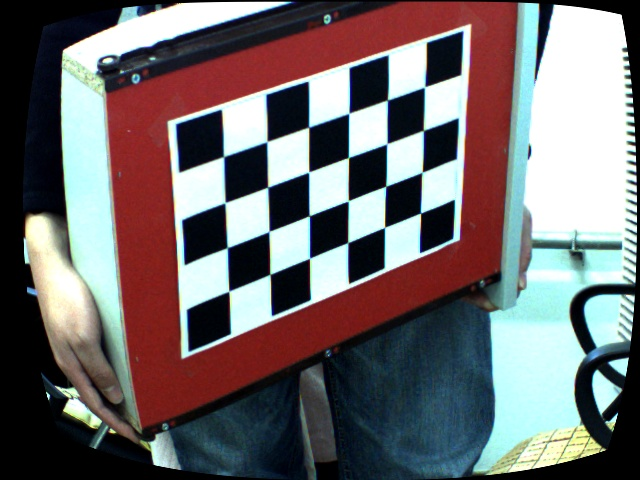
//> input picture cameraCalibration/1_d.jpg, 640 x 480 px
$ ./MyCameraCalibration   (built with g++ and OpenCV 4)
//> lines starting //> are read from the running program, lines starting //| are printed output that depends on the picture; after the words box and inside, x2 and y2 are one past the last pixel; in counts of white or black regions, pixels touching at a corner belong together
#include <opencv2/core.hpp>
#include <opencv2/imgproc.hpp>
#include<opencv2/imgcodecs.hpp>
#include <opencv2/highgui.hpp>
#include <opencv2/calib3d.hpp>
#include<iostream>
#include<fstream>

using namespace std;
using namespace cv;

int main()
{
    ifstream fin("img.txt");
    ofstream fout("result.txt");

    int img_count = 0;
    Size img_size;//图像尺寸
    Size board_size = Size(4, 6);//行列上的角点数量
    vector<Point2f> per_img_point;//每张图检测的角点数量
    vector<vector<Point2f> > img_point;

    string filename;
 //   int corner_count = -1;//角点数量
    cout<<"寻找角点"<<endl;

    while(getline(fin, filename))
    {
        cout<<filename<<endl;
        img_count++;
        Mat img = cv::imread(filename);
//> img is the input picture: 480 rows x 640 cols, CV_8UC3; mean B, G, R 108.4, 107, 111.8
        if(img.empty())
        {
            cout<<"can't read the image"<<endl;
            return -2;
        }
        //获取图像尺寸
        if (img_count==1)
        {
            img_size.width = img.cols;
//> img_size = Size(640, 0)
            img_size.height = img.rows;
//> img_size = Size(640, 480)
        }

        if(findChessboardCorners(img, board_size, per_img_point)==0)
        {
            cout<<"can not find corners"<<endl;
            return -1;
        }
        else
        {
            Mat img_gray;
            cvtColor(img, img_gray, CV_RGB2GRAY);//转换为灰度图来通过亚像素精确化寻找角点坐标
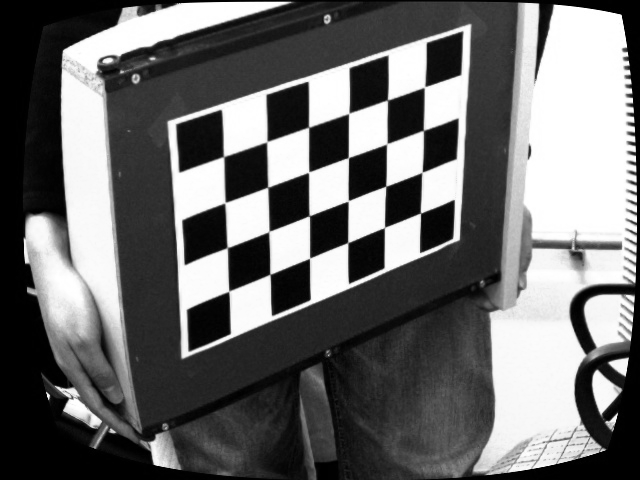
//> img_gray: 480 rows x 640 cols, CV_8UC1; min 0, max 255, mean 108
            find4QuadCornerSubpix(img_gray, per_img_point, Size(5, 5));
//> per_img_point = 24 Points (x, y), first 12: [425, 87.5], [424, 131], [422.5, 172.5], [421, 213.5], [388.2, 100.6], [387.4, 144.7], [386, 187], [385.2, 228.2], [349.5, 113.5], [349, 158], [348.6, 201.3], [347.7, 242.4]
            img_point.push_back(per_img_point);
//> img_point = 1 point lists

            //在图像显示角点位置
            drawChessboardCorners(img_gray, board_size, per_img_point, true);
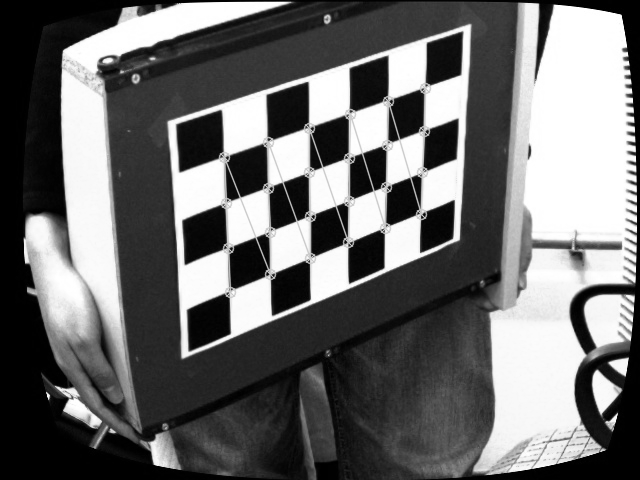
//> img_gray: 480 rows x 640 cols, CV_8UC1; 1.95% of pixels changed, all inside (x1, y1, x2, y2) = (218, 82, 432, 299)
//> (the run ends here: the program exits with an error code, at `return -2;`)

$ run again, with cameraCalibration/10_d.jpg copied over cameraCalibration/1_d.jpg
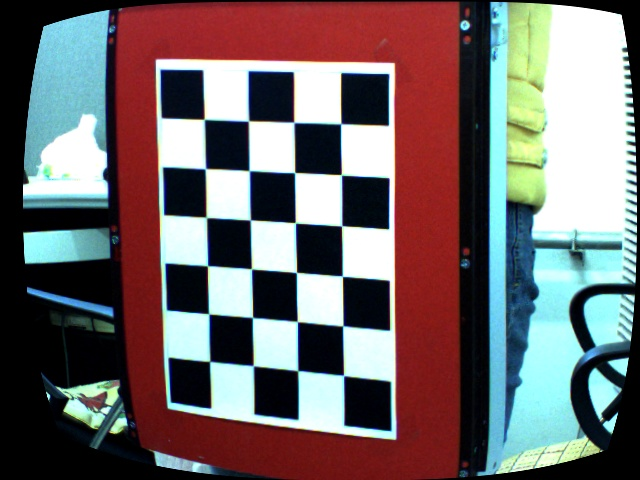
//> input picture cameraCalibration/10_d.jpg, 640 x 480 px
//> img is the input picture: 480 rows x 640 cols, CV_8UC3; mean B, G, R 106, 105.2, 112.8
//> `cvtColor(img, img_gray, CV_RGB2GRAY);`:
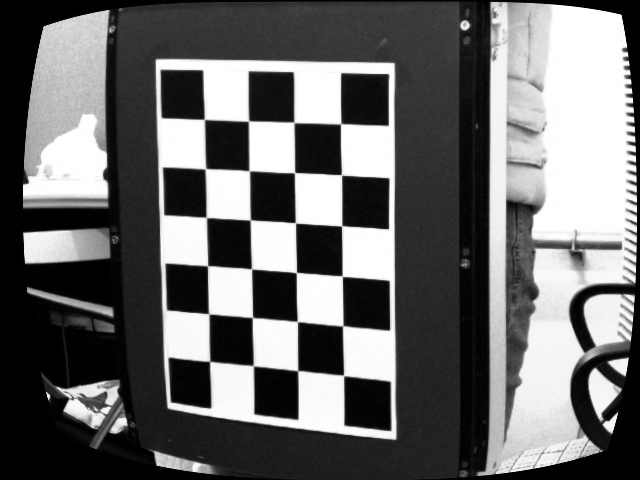
//> img_gray: 480 rows x 640 cols, CV_8UC1; min 0, max 255, mean 106.3
//> per_img_point = 24 Points (x, y), first 12: [204.2, 119.3], [248.7, 121.7], [294.3, 122.7], [340.8, 123.7], [206.7, 169.7], [250, 171], [295.5, 173.5], [341.5, 175.5], [206.2, 217.8], [251, 221], [295.5, 223.5], [342.3, 226.3]
//> img_point = 1 point lists
//> `drawChessboardCorners(img_gray, board_size, per_img_point, true);`:
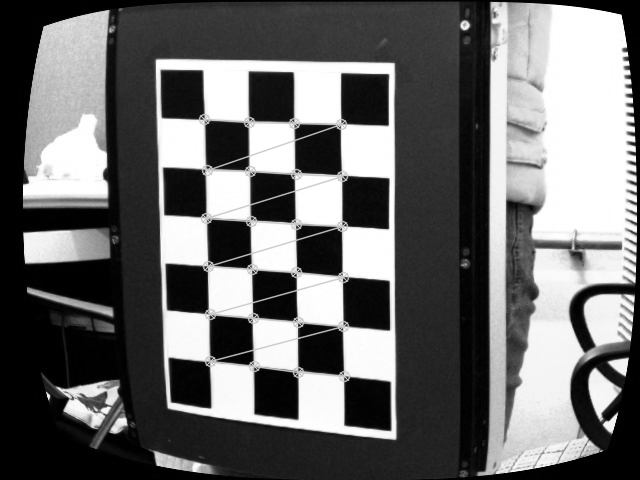
//> img_gray: 480 rows x 640 cols, CV_8UC1; 2.08% of pixels changed, all inside (x1, y1, x2, y2) = (198, 113, 351, 383)

$ run again, with cameraCalibration/11_d.jpg copied over cameraCalibration/1_d.jpg
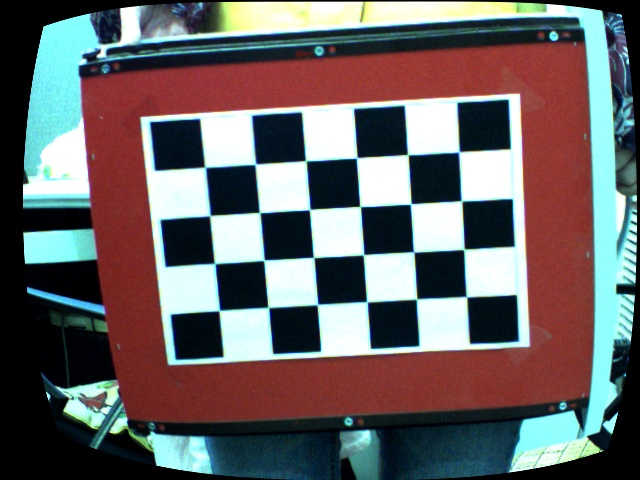
//> input picture cameraCalibration/11_d.jpg, 640 x 480 px
//> img is the input picture: 480 rows x 640 cols, CV_8UC3; mean B, G, R 102, 101.2, 104.6
//> `cvtColor(img, img_gray, CV_RGB2GRAY);`:
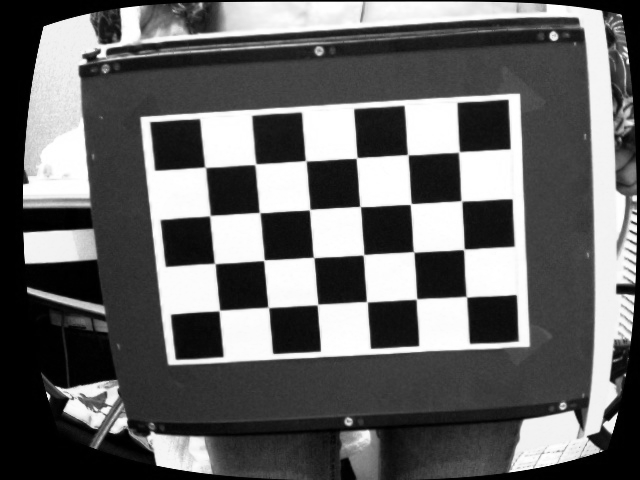
//> img_gray: 480 rows x 640 cols, CV_8UC1; min 0, max 255, mean 101.8
//> per_img_point = 24 Points (x, y), first 12: [459, 151.8], [462, 201.5], [464.8, 249.8], [466.6, 296.9], [407.7, 154.6], [411, 204.5], [414.3, 252.7], [417, 299.5], [357.3, 158.7], [360.8, 207.2], [364.3, 255.3], [367.5, 302.5]
//> img_point = 1 point lists
//> `drawChessboardCorners(img_gray, board_size, per_img_point, true);`:
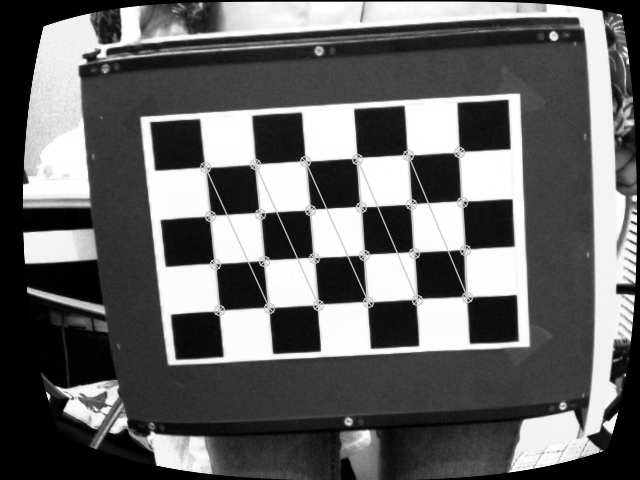
//> img_gray: 480 rows x 640 cols, CV_8UC1; 2.17% of pixels changed, all inside (x1, y1, x2, y2) = (199, 146, 474, 317)

$ run again, with cameraCalibration/12_d.jpg copied over cameraCalibration/1_d.jpg
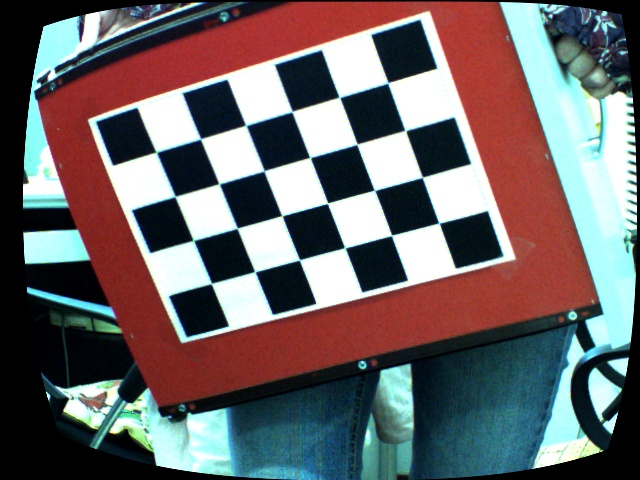
//> input picture cameraCalibration/12_d.jpg, 640 x 480 px
//> img is the input picture: 480 rows x 640 cols, CV_8UC3; mean B, G, R 103.7, 102.5, 108.1
//> `cvtColor(img, img_gray, CV_RGB2GRAY);`:
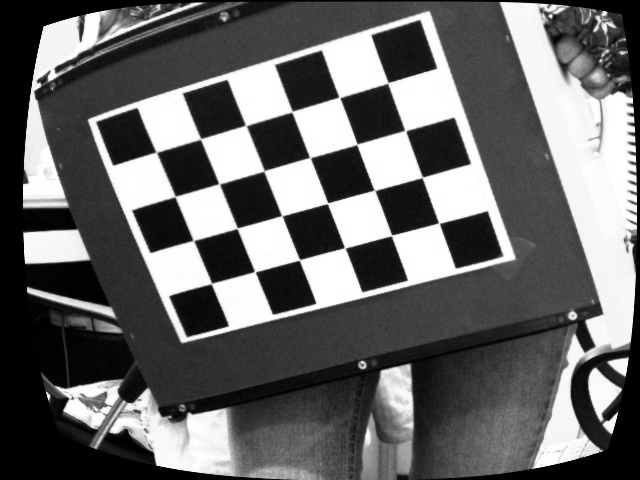
//> img_gray: 480 rows x 640 cols, CV_8UC1; min 0, max 255, mean 103.5
//> per_img_point = 24 Points (x, y), first 12: [388, 82.97], [405.8, 130.9], [423.1, 177.8], [439, 223], [340, 98], [357.7, 144.6], [375, 191], [392.2, 235.6], [292.5, 112], [310.5, 158], [328.2, 203.6], [345.1, 248.2]
//> img_point = 1 point lists
//> `drawChessboardCorners(img_gray, board_size, per_img_point, true);`:
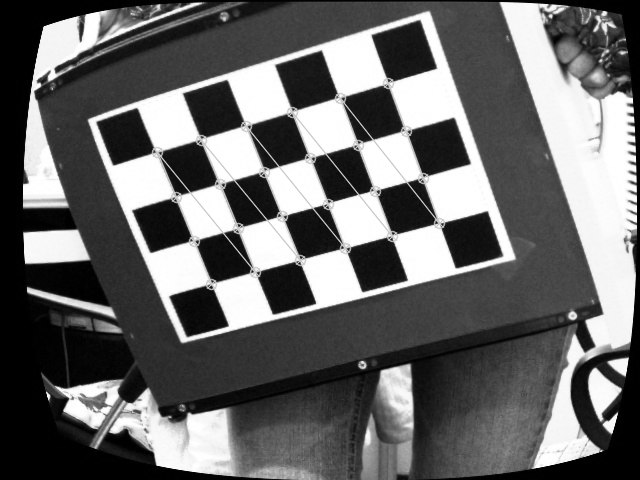
//> img_gray: 480 rows x 640 cols, CV_8UC1; 2.04% of pixels changed, all inside (x1, y1, x2, y2) = (151, 77, 446, 291)
